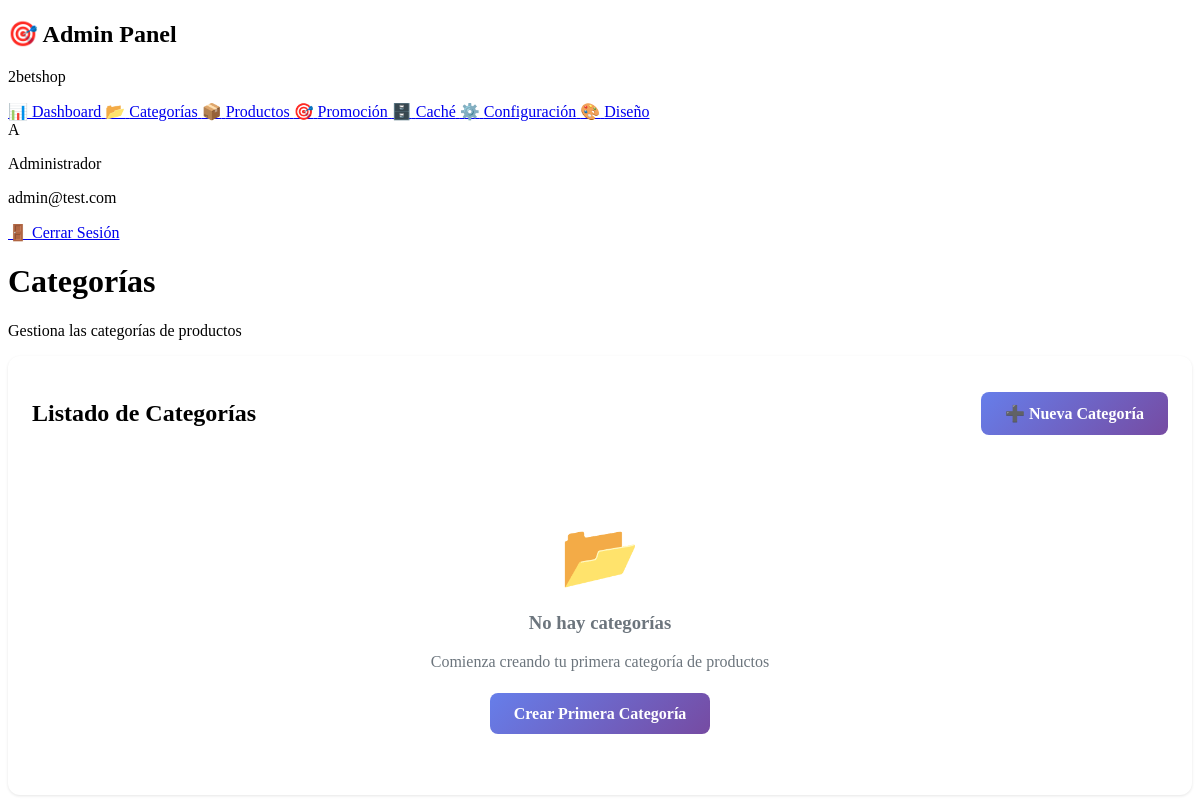
Before: /public/admin/categorias.php (signed in) with the older database file.
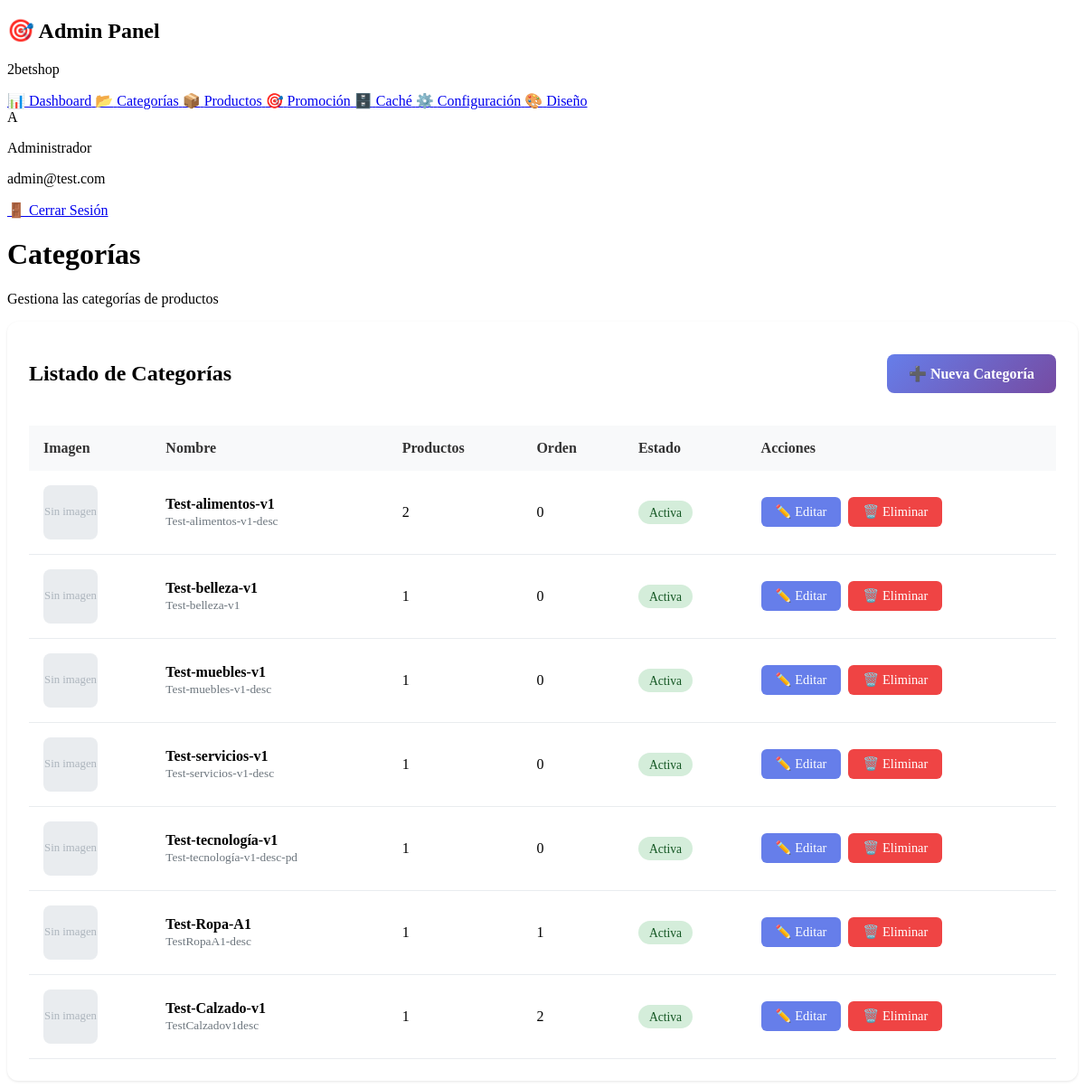
After: the same page with the newer database file.
### tables this page shows
CREATE TABLE `categories` (
  `id` int(11) NOT NULL,
  `name` varchar(255) NOT NULL,
  `slug` varchar(255) NOT NULL,
  `product_type` enum('clothing','footwear','electronics','food','furniture','health_beauty','services','accessories','home','kids','beauty') DEFAULT 'clothing',
  `description` text DEFAULT NULL,
  `image_url` varchar(500) DEFAULT NULL,
  `parent_id` int(11) DEFAULT NULL,
  `sort_order` int(11) DEFAULT 0,
  `is_active` tinyint(1) DEFAULT 1,
  `created_at` datetime DEFAULT current_timestamp(),
  `updated_at` datetime DEFAULT current_timestamp() ON UPDATE current_timestamp()
);

### app/models/Database.php (called while the page is built, shortened)
<?php
class Database {
    private static $instance = null;
    private $connection = null;
    public static function getInstance() {
        if (self::$instance === null) {
            self::$instance = new self();
        }
        return self::$instance;
    }
    private function connect() {
        try {
            $dsn = sprintf(
                "mysql:host=%s;dbname=%s;charset=%s",
                DB_HOST,
                DB_NAME,
                defined('DB_CHARSET') ? DB_CHARSET : 'utf8mb4'
            );
            $options = [
                PDO::ATTR_ERRMODE => PDO::ERRMODE_EXCEPTION,
                PDO::ATTR_DEFAULT_FETCH_MODE => PDO::FETCH_ASSOC,
                PDO::ATTR_EMULATE_PREPARES => false,
                PDO::MYSQL_ATTR_INIT_COMMAND => "SET NAMES " . (defined('DB_CHARSET') ? DB_CHARSET : 'utf8mb4')
            ];
            $this->connection = new PDO($dsn, DB_USER, DB_PASS, $options);
        } catch (PDOException $e) {
            $this->lastError = $e->getMessage();
            $this->handleError("Error de conexión a la base de datos", $e);
        }
    }
    public function select($sql, $params = []) {
        try {
            $stmt = $this->prepare($sql);
            $stmt->execute($params);
            return $stmt->fetchAll();
        } catch (PDOException $e) {
            $this->lastError = $e->getMessage();
            $this->handleError("Error en SELECT", $e);
            return false;
        }
    }
    private function prepare($sql) {
        return $this->connection->prepare($sql);
    }
}

### app/models/Cache.php (called while the page is built, shortened)
<?php
class Cache {
    private static $instance = null;
    private function __construct() {
        $this->cacheDir = defined('ROOT_PATH') ? ROOT_PATH . '/cache' : __DIR__ . '/../../cache';
    }
    public static function getInstance() {
        if (self::$instance === null) {
            self::$instance = new self();
        }
        return self::$instance;
    }
}

### app/models/CacheManager.php (called while the page is built, shortened)
<?php
require_once __DIR__ . '/Cache.php';
class CacheManager {
    private static $instance = null;
    public static function getInstance() {
        if (self::$instance === null) {
            self::$instance = new self();
        }
        return self::$instance;
    }
}

### app/models/Category.php (called while the page is built, shortened)
<?php
require_once __DIR__ . '/Database.php';
require_once __DIR__ . '/Cache.php';
require_once __DIR__ . '/CacheManager.php';
class Category {
    private $db;
    public function __construct() {
        $this->db = Database::getInstance();
    }
    public function getAllWithProductCount() {
        $sql = "SELECT c.*,
                       (SELECT COUNT(*) FROM products p WHERE p.category_id = c.id AND p.is_active = 1) as product_count
                FROM categories c
                ORDER BY c.sort_order ASC, c.name ASC";
        return $this->db->select($sql);
    }
}

### public/admin/categorias.php (the view, shortened to what the changed rows need)
<?php
require_once __DIR__ . '/../../app/models/Category.php';
$categoryModel = new Category();
$categories = $categoryModel->getAllWithProductCount();
?>
<!DOCTYPE html>
<html lang="es">
<head>
    <link rel="stylesheet" href="<?php echo ADMIN_URL; ?>/css/admin.css">
</head>
<body>
    <div class="admin-layout">
        <?php include __DIR__ . '/views/partials/sidebar.php'; ?>
        <main class="main-content">
            <header class="content-header">
                <h1>Categorías</h1>
            </header>
            <div class="table-container">
                <div class="table-header">
                    <h2>Listado de Categorías</h2>
                </div>
                <?php if (empty($categories)): ?>
                    <div class="empty-state">
                        <div class="empty-state-icon">📂</div>
                        <h3>No hay categorías</h3>
                        <p>Comienza creando tu primera categoría de productos</p>
                        <br>
                        <a href="categorias-crear.php" class="btn-primary">Crear Primera Categoría</a>
                    </div>
                <?php else: ?>
                    <table>
                        <thead>
                            <tr>
                                <th>Imagen</th>
                                <th>Nombre</th>
                                <th>Productos</th>
                                <th>Orden</th>
                                <th>Estado</th>
                                <th>Acciones</th>
                            </tr>
                        </thead>
                        <tbody>
                            <?php foreach ($categories as $category): ?>
                                <tr>
                                    <td>
                                        <?php if (!empty($category['image_url'])): ?>
                                            <div class="no-image" style="display: none;">Sin imagen</div>
                                        <?php else: ?>
                                            <div class="no-image">Sin imagen</div>
                                        <?php endif; ?>
                                    </td>
                                    <td>
                                        <strong><?php echo htmlspecialchars($category['name']); ?></strong>
                                        <?php if (!empty($category['description'])): ?>
                                            <br>
                                            <small style="color: #6c757d;">
                                                <?php echo htmlspecialchars(substr($category['description'], 0, 60)); ?>
                                            </small>
                                        <?php endif; ?>
                                    </td>
                                    <td><?php echo $category['product_count']; ?></td>
                                    <td><?php echo $category['sort_order']; ?></td>
                                    <td>
                                        <span class="badge <?php echo $category['is_active'] ? 'badge-active' : 'badge-inactive'; ?>">
                                            <?php echo $category['is_active'] ? 'Activa' : 'Inactiva'; ?>
                                        </span>
                                    </td>
                                    <td>
                                        <div class="actions">
                                            <a href="categorias-editar.php?id=<?php echo $category['id']; ?>"
                                               class="btn-action btn-edit">✏️ Editar</a>
                                            <a href="categorias.php?action=delete&id=<?php echo $category['id']; ?>"
                                               class="btn-action btn-delete"
                                               onclick="return confirm('¿Estás seguro de eliminar esta categoría?')">🗑️ Eliminar</a>
                                        </div>
                                    </td>
                                </tr>
                            <?php endforeach; ?>
                        </tbody>
                    </table>
                <?php endif; ?>
            </div>
        </main>
    </div>
</body>
</html>

Changed rows visible on the page:
added categories: name "Test-alimentos-v1", description "Test-alimentos-v1-desc", product_count "2", sort_order "0", is_active "Activa"
added categories: name "Test-belleza-v1", description "Test-belleza-v1", product_count "1", sort_order "0", is_active "Activa"
added categories: name "Test-muebles-v1", description "Test-muebles-v1-desc", product_count "1", sort_order "0", is_active "Activa"
added categories: name "Test-servicios-v1", description "Test-servicios-v1-desc", product_count "1", sort_order "0", is_active "Activa"
added categories: name "Test-tecnología-v1", description "Test-tecnología-v1-desc-pd", product_count "1", sort_order "0", is_active "Activa"
added categories: name "Test-Ropa-A1", description "TestRopaA1-desc", product_count "1", sort_order "1", is_active "Activa"
added categories: name "Test-Calzado-v1", description "TestCalzadov1desc", product_count "1", sort_order "2", is_active "Activa"
Other visible differences:
text no longer shown: "📂 No hay categorías Comienza creando tu primera categoría de productos Crear Primera Categoría"
text now shown: "Imagen Nombre Productos Orden Estado Acciones"
